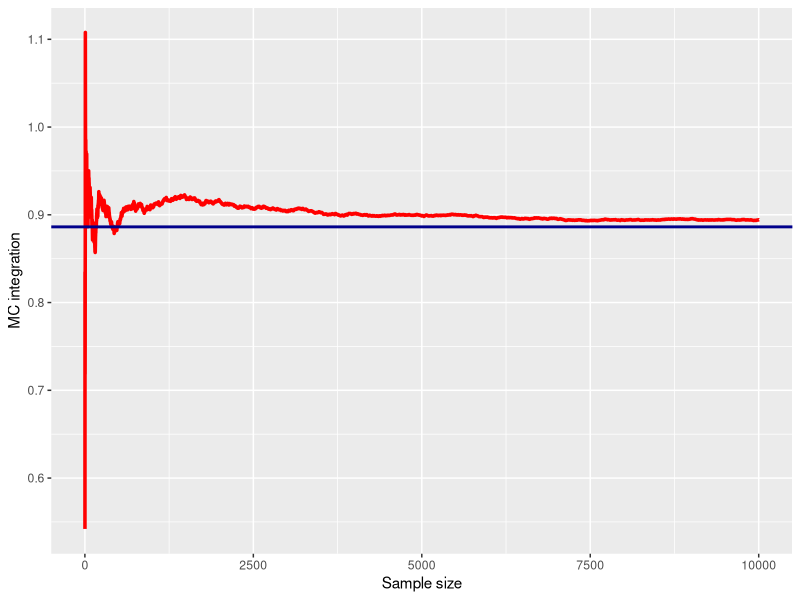
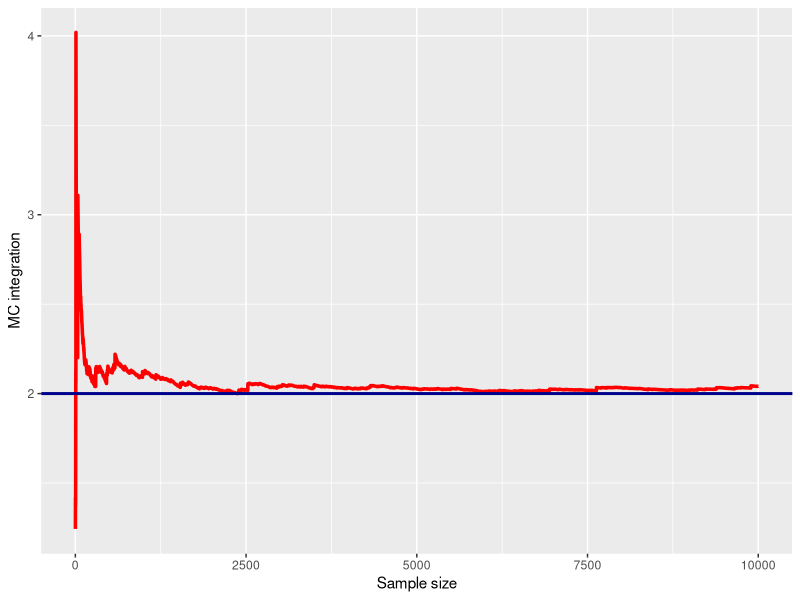
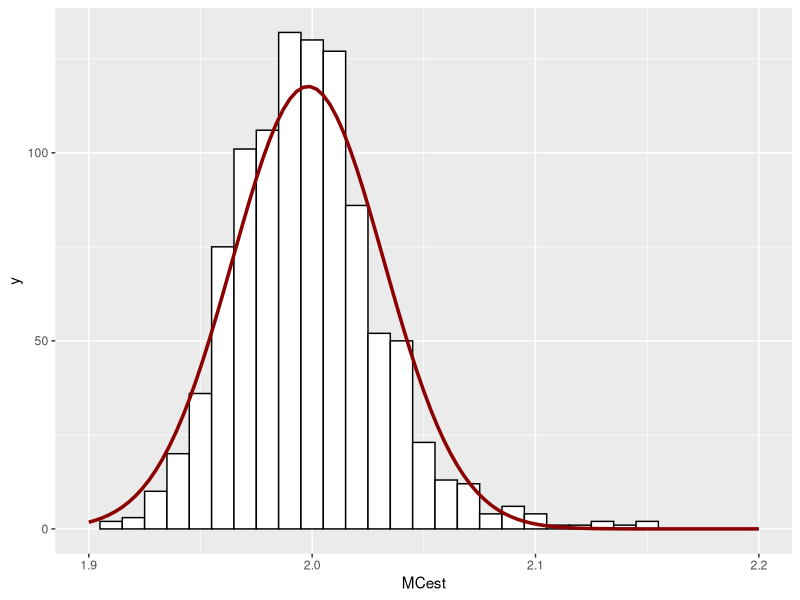
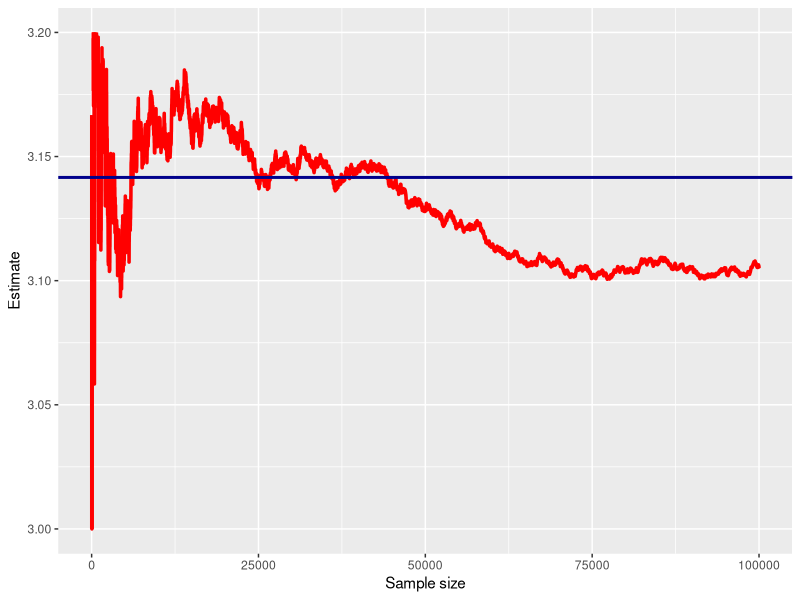
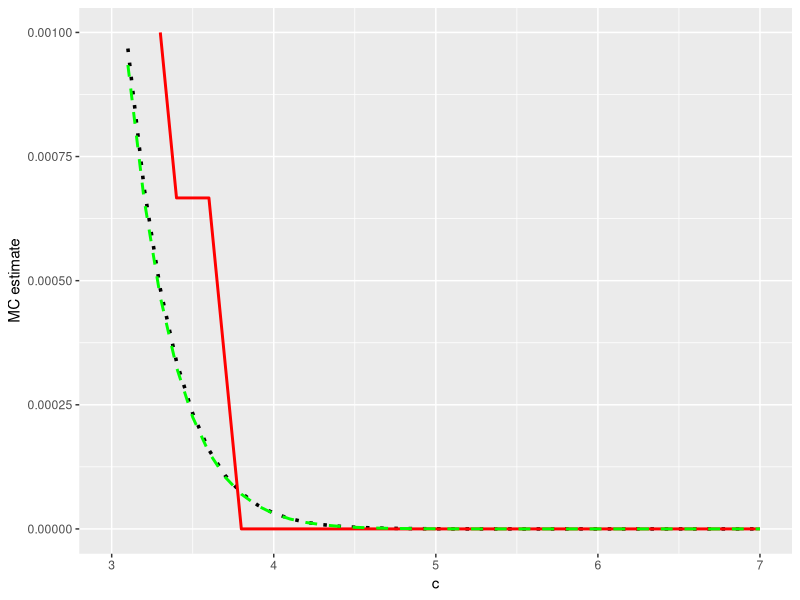
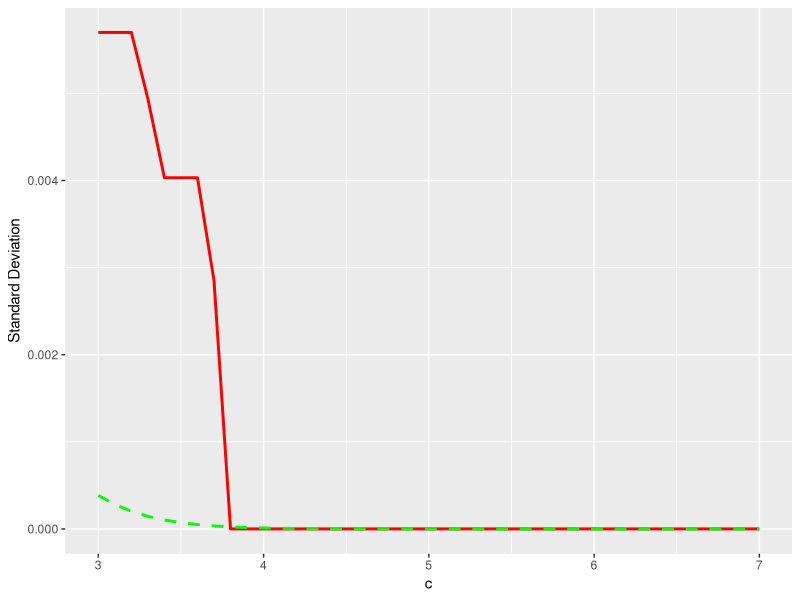
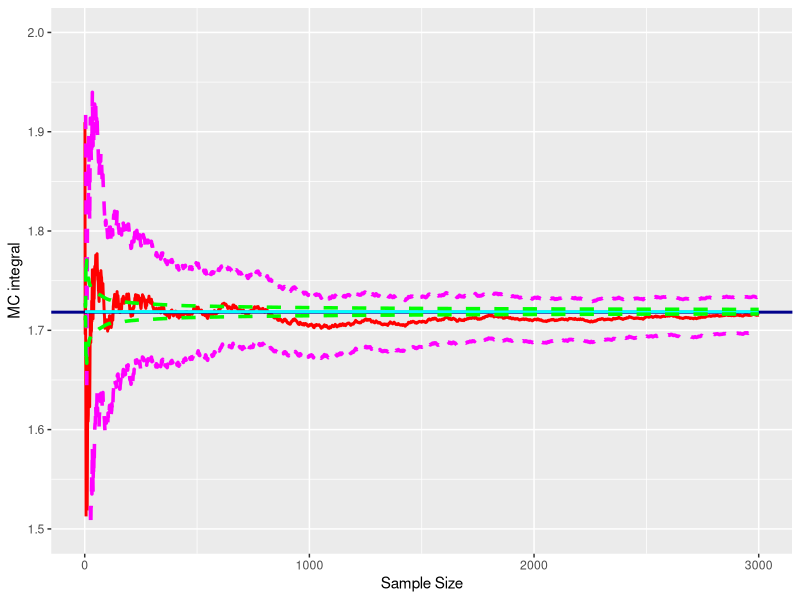
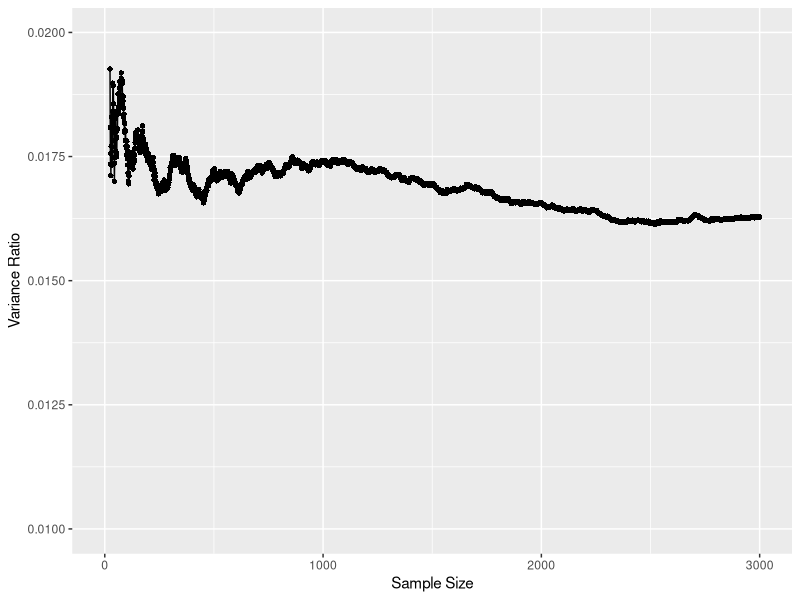

Generate these figures, in order, with R:
## ---- chunk 1
#| output-fold: true
#| jupyter: {outputs_hidden: true}
sessionInfo()
## ---- chunk 2
#| output-fold: true
#| jupyter: {outputs_hidden: true}
library(ggplot2)
## ---- chunk 3
#| output-fold: true
#| jupyter: {outputs_hidden: true}
myfn <- function(x) sqrt(x) * exp(-x)
integrate(myfn, 0, Inf)    # (adaptive) quadrature
## ---- chunk 4
#| output-fold: true
#| jupyter: {outputs_hidden: true}
set.seed(2020)
nsamp <- 10000  # try 100000, too
x <- rexp(nsamp, 1)   # X ~ Exp(1)
xsqrt <- sqrt(x)
MCest <- cumsum(xsqrt) / seq_along(xsqrt) # cumulative average
RVdata <- data.frame(nsamp = seq_along(xsqrt), est = MCest)
ggplot(RVdata) + geom_line(aes(x = nsamp, y = est), col="red", lwd=1.2) +
    geom_hline(yintercept = sqrt(pi) * 0.5, col="dark blue", lwd=1) +
    xlab("Sample size") + ylab("MC integration")
## ---- chunk 5
#| output-fold: true
#| jupyter: {outputs_hidden: true}
myfn <- function(x) 1 / sqrt(x) 
integrate(myfn, 0, 1)    # (adaptive) quadrature
## ---- chunk 6
#| output-fold: true
#| jupyter: {outputs_hidden: true}
set.seed(2020)
nsamp <- 10000  # try 100000, too
x <- runif(nsamp)   # X ~ unif(0, 1)
xsqrtinv <- 1 / sqrt(x)
MCest <- cumsum(xsqrtinv) / seq_along(xsqrtinv) # cummulative average
RVdata <- data.frame(nsamp = seq_along(xsqrtinv), est = MCest)
ggplot(RVdata) + geom_line(aes(x = nsamp, y = est), col="red", lwd=1.2) +
    geom_hline(yintercept = 2, col="dark blue", lwd=1) +
    xlab("Sample size") + ylab("MC integration")
## ---- chunk 7
#| output-fold: true
#| jupyter: {outputs_hidden: true}
set.seed(2020)
nsim <- 1000
nsamp <- 10000  # try 100000, too
x <- runif(nsamp * nsim)   # X ~ unif(0, 1)
xsqrtinv <- 1 / sqrt(x)
MCest <- apply(matrix(xsqrtinv, nrow = nsim), 1, mean)
MCerr <- var(MCest)
RVdata <- data.frame(MCest = MCest)
ggplot(RVdata, aes(x = MCest)) + geom_histogram(binwidth = 0.01, col="black", fill="white") +
    stat_function(
        fun  = function(x, mean, sd, n, bw) dnorm(x = x, mean = mean, sd = sd) * n * bw,
        args = c(mean = mean(MCest), sd = sqrt(MCerr), n = nsim, bw = 0.01),
        lwd  = 1.2, col = "dark red"
    ) +
    xlim(c(1.9, 2.2))
## ---- chunk 8
#| output-fold: true
#| jupyter: {outputs_hidden: true}
set.seed(2020)
nsamp <- 100000  # try 500000, too
x <- runif(nsamp) * 0.5   # X ~ unif(0, 1/2)
thet <- runif(nsamp) * pi / 2   # theta ~ unif(0, pi/2)
numhits <- (x < 0.25 * cos(thet))
pihat <- seq_along(numhits) / cumsum(numhits) 
RVdata <- data.frame(nsamp = seq_along(numhits), est = pihat)
tail(RVdata)
ggplot(RVdata) + geom_line(aes(x = nsamp, y = est), col="red", lwd=1.2) +
    geom_hline(yintercept = pi, col="dark blue", lwd=1) +
    xlab("Sample size") + ylab("Estimate") + ylim(3.0, 3.2)
## ---- chunk 9
#| output-fold: true
#| jupyter: {outputs_hidden: true}
set.seed(2020)
nsamp <- 3000

z <- rnorm(nsamp)   # standard normal sample

cvals <- seq(3.0, 7.0, by=0.1)
nsim <- length(cvals)

naiveMC <- numeric(nsim)
naiveSD <- numeric(nsim)
impMC <- numeric(nsim)
impSD <- numeric(nsim)
varratio <- numeric(nsim)

truepi <- pnorm(-cvals)  # true values
for (k in seq_along(cvals)) {
    cval <- cvals[k]
    indic <- (z > cval)
    naiveMC[k] <- mean(indic)
    naiveSD[k] <- sd(indic) / sqrt(nsim)
    indic2 <- exp(0.5 * cval^2 ) * (z > 0) * exp(-cval * (z + cval))
    impMC[k] <- mean(indic2)
    impSD[k] <- sd(indic2) / sqrt(nsim)
    varratio <- (impSD[k] / naiveSD[k])^2
}

RVdata <- data.frame(cvals, truepi, naiveMC, impMC, varratio)
ggplot(RVdata, aes(x = cvals, y = truepi)) +
    geom_line(col = "black", linetype = 3, lwd = 1.2) +
    geom_line(aes(x = cvals, y = naiveMC), col = "red", linetype = 1, lwd = 1) +
    geom_line(aes(x = cvals, y = impMC), col = "green", linetype = 2, lwd = 1) +
    ylim(0, 0.001) +
    xlab("c") + ylab("MC estimate")
## ---- chunk 10
#| output-fold: true
#| jupyter: {outputs_hidden: true}
ggplot(RVdata) + 
    geom_line(aes(x = cvals, y = naiveSD), col = "red", linetype = 1, lwd = 1) +
    geom_line(aes(x = cvals, y = impSD), col = "green", linetype = 2, lwd = 1) +
    xlab("c") + ylab("Standard Deviation")
## ---- chunk 11
#| output-fold: true
#| jupyter: {outputs_hidden: true}
cummean <- function (x) cumsum(x) / seq_along(x)  # cumulative mean
cumvar <- function (x, sd = FALSE) {  # cumulative variance or sd
  x <- x - x[sample.int(length(x), 1)]  
  n <- seq_along(x)
  v <- (cumsum(x ^ 2) - cumsum(x) ^ 2 / n) / (n - 1)
  if (sd) v <- sqrt(v)
  v
}

set.seed(2020)

nsamp <- 3000

u <- runif(nsamp)   # uniform random sample


naive <- exp(u)
naiveMC <- cummean(naive)
naiveSD <- cumvar(naive, sd = TRUE) / sqrt(seq_along(naive))
antithetic <- (exp(u) + exp(1 - u)) * 0.5
antiMC  <- mean(antithetic)
antiSD  <- cumvar(antithetic, sd = TRUE) / sqrt(seq_along(antithetic))
varratio <- (antiSD / naiveSD)^2


RVdata <- data.frame(nsamp = seq_len(nsamp), naiveMC = naiveMC, 
                     naiveUpper = naiveMC + 2 * naiveSD, naiveLower = naiveMC - 2 * naiveSD,
                     antiMC = antiMC,
                     antiUpper = antiMC + 2 * antiSD, antiLower = antiMC - 2 * antiSD,
                     varratio = varratio)
ggplot(RVdata, aes(x = nsamp, y = naiveMC)) +
    geom_line(col = "red", lwd = 1) +
    #geom_point(shape = 16, col = "black", lwd = 1.7) +
    geom_hline(yintercept = exp(1) - 1, col = "dark blue", lwd = 1) +
    geom_line(aes(x = nsamp, y = naiveUpper), col = "magenta", lwd = 1.2, linetype = 2) +
    geom_line(aes(x = nsamp, y = naiveLower), col = "magenta", lwd = 1.2, linetype = 2) +
    ylim(1.5, 2.0) +
    xlab("Sample Size") + ylab("MC integral") +
    geom_line(aes(x = nsamp, y = antiMC), col = "cyan", lwd = 1) +
    #geom_point(shape = 16, col = "black", lwd = 1.7) + 
    geom_line(aes(x = nsamp, y = antiUpper), col = "green", lwd = 1.2, linetype = 2) + 
    geom_line(aes(x = nsamp, y = antiLower), col = "green", lwd = 1.2, linetype = 2) 
## ---- chunk 12
#| output-fold: true
#| jupyter: {outputs_hidden: true}
ggplot(RVdata, aes(x = nsamp, y = varratio)) +
    geom_point(shape = 16, col = "black", lwd = 1.7) + 
    geom_line(col = "black", linetype = 1) +
    ylim(0.01, 0.02) +
    xlab("Sample Size") + ylab("Variance Ratio")
## ---- chunk 13
#| output-fold: true
#| jupyter: {outputs_hidden: true}
# continued from the previous example

#cstar <- 1.6903

cvals <- seq(-0.4, 3.1, by = 0.1)
nsim <- length(cvals)

ctrlMC <- numeric(nsim)
ctrlSD <- numeric(nsim)
varrate <- numeric(nsim)

for (k in seq_along(cvals)) {
    cstar <- cvals[k]
    ctrl <- exp(u) - cstar * (u - 0.5)
    ctrlMC[k]  <- mean(ctrl)
    ctrlSD[k]  <- sd(ctrl) / sqrt(nsamp)
    varrate[k] <- (ctrlSD[k] / naiveSD[length(naiveSD)])^2
}

RVdata <- data.frame(c = cvals, 
                     ctrlMC = ctrlMC,
                     ctrlUpper = ctrlMC + 2 * ctrlSD, ctrlLower = ctrlMC - 2 * ctrlSD,
                     varratio = varrate)
ggplot(RVdata, aes(x = c, y = ctrlMC)) +
    geom_hline(yintercept = naiveMC[length(naiveMC)], col = "red", lwd = 1) +
    #geom_point(shape = 16, col = "black", lwd = 1.7) +
    geom_hline(yintercept = exp(1) - 1, col = "dark blue", lwd = 1) +
    geom_hline(yintercept = naiveMC[length(naiveMC)] + 2 * naiveSD[length(naiveSD)], col = "magenta", lwd = 1.2, linetype = 2) +
    geom_hline(yintercept = naiveMC[length(naiveMC)] - 2 * naiveSD[length(naiveSD)], col = "magenta", lwd = 1.2, linetype = 2) +
    ylim(1.68, 1.76) +
    xlab("c") + ylab("MC integral") +
    geom_line(aes(x = c, y = ctrlMC), col = "cyan", lwd = 1) +
    #geom_point(shape = 16, col = "black", lwd = 1.7) + 
    geom_line(aes(x = c, y = ctrlUpper), col = "green", lwd = 1.2, linetype = 2) + 
    geom_line(aes(x = c, y = ctrlLower), col = "green", lwd = 1.2, linetype = 2) 
## ---- chunk 14
#| output-fold: true
#| jupyter: {outputs_hidden: true}
ggplot(RVdata, aes(x = c, y = varratio)) +
    geom_hline(yintercept = 1.0, col = "red", lwd = 1) +
    geom_point(shape = 16, col = "black", lwd = 1.7) + 
    geom_line(col = "black", linetype = 1) +
    ylim(0.0, 2.0) +
    xlab("c") + ylab("Variance Ratio")
